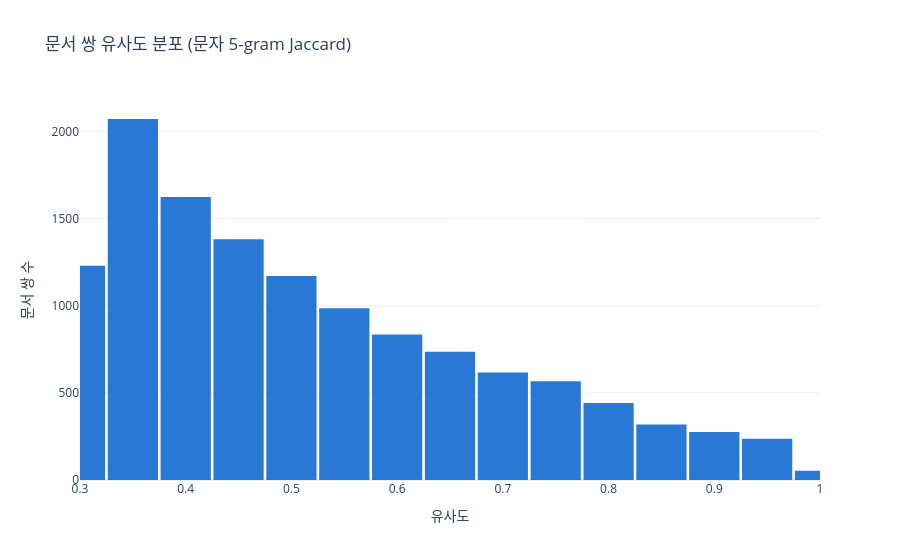

Notebook cell for this chart:
### Markdown cell above
## 12. 재배포본 — 중복 처리 임계값 (`indexer/dedup.py`)
- 11번 최종 후보끼리 발행일 3일 이내 쌍의 본문 유사도(문자 5-gram Jaccard)를 본다
- 구간별 표본을 읽고 **같은 기사의 재배포**와 **관점이 다른 별개 기사**가 갈리는 지점을 임계값으로 정한다
- 관점이 다른 기사까지 지우면 상충 근거 제시가 불가능해지므로 임계값을 과도하게 낮추지 않는다 (가이드 4-4)

### Code cell
from indexer.dedup import DedupInput, count_duplicates, get_dedup_config, similar_pairs

DEDUP = get_dedup_config("v1")
docs = [DedupInput(r.doc_id, DocType.NEWS, r.clean, r.published_at) for r in candidates.itertuples(index=False)]
pairs = pd.DataFrame(similar_pairs(docs, DEDUP, min_similarity=0.3), columns=["a", "b", "similarity"])
print(f"비교 대상 {len(docs):,}건 / 유사도 0.3 이상 쌍 {len(pairs):,}개 (발행일 차이 {DEDUP.max_day_gap}일 이내)")

fig = px.histogram(pairs, x="similarity", nbins=35, range_x=[0.3, 1.0], title="문서 쌍 유사도 분포 (문자 5-gram Jaccard)",
                   labels={"similarity": "유사도"}, color_discrete_sequence=SERIES[:1])
fig.update_layout(bargap=0.05, yaxis_title="문서 쌍 수")
fig.show()

info = candidates.set_index("doc_id")
for lo, hi in [(0.3, 0.5), (0.5, 0.6), (0.6, 0.7), (0.7, 0.8), (0.8, 0.9), (0.9, 1.01)]:
    band = pairs[(pairs["similarity"] >= lo) & (pairs["similarity"] < hi)]
    print(f"\n--- 유사도 {lo:.1f}~{min(hi, 1.0):.1f}: {len(band):,}쌍 — 같은 기사의 재배포인가, 별개 기사인가?")
    for _, pair in band.sample(min(5, len(band)), random_state=5).iterrows():
        a, b = info.loc[pair["a"]], info.loc[pair["b"]]
        print(f"[{pair['similarity']:.2f}] {a['published_at'][:10]} {a['source']} | {a['title']}")
        print(f"       {b['published_at'][:10]} {b['source']} | {b['title']}")

rows = []
for threshold in (0.5, 0.6, 0.7, 0.8, 0.9):
    removed = count_duplicates(info.index, pairs[["a", "b", "similarity"]].itertuples(index=False, name=None), threshold)
    rows.append((threshold, removed, len(docs) - removed))
display(pd.DataFrame(rows, columns=["임계값", "제거되는 재배포본", "남는 뉴스"]))
print("최종 건수는 python -m indexer prepare 출력이 기준이다 (완전 중복과 재배포본을 함께 묶어 계산).")

### Figure 1 — Plotly figure (JSON) as saved in the notebook; plotly's stock layout.template omitted (floating-point values rounded to 4 significant figures; data arrays with more than 128 entries replaced by an {"elided": "..."} marker saying what was removed)
{"data": [{"bingroup": "x", "hovertemplate": "유사도=%{x}<br>count=%{y}<extra></extra>", "legendgroup": "", "marker": {"color": "#2a78d6", "pattern": {"shape": ""}}, "name": "", "nbinsx": 35, "orientation": "v", "showlegend": false, "type": "histogram", "x": {"elided": "12540 float values"}, "xaxis": "x", "yaxis": "y"}], "layout": {"bargap": 0.05, "barmode": "relative", "legend": {"tracegroupgap": 0}, "title": {"text": "문서 쌍 유사도 분포 (문자 5-gram Jaccard)"}, "xaxis": {"anchor": "y", "domain": [0, 1], "range": [0.3, 1], "title": {"text": "유사도"}}, "yaxis": {"anchor": "x", "domain": [0, 1], "title": {"text": "문서 쌍 수"}}}}
